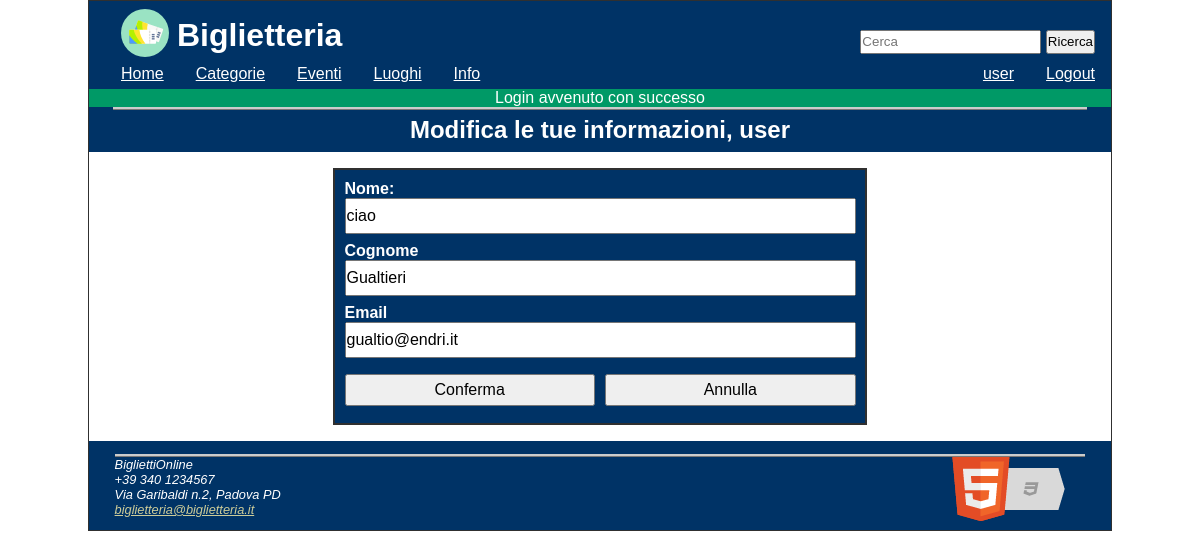
/php/utente_modifica_informazioni.php?id_u=4 (signed in), run on the app's committed database.
### tables this page shows
CREATE TABLE `utenti` (
  `id` int(11) NOT NULL,
  `username` char(50) NOT NULL,
  `luogo_id` int(11) DEFAULT NULL,
  `pass` char(50) NOT NULL,
  `nome` char(50) NOT NULL,
  `cognome` char(50) NOT NULL,
  `email` char(50) NOT NULL,
  `tipo` enum('U','O','A','L') NOT NULL DEFAULT 'U'
);

### php/utente_modifica_informazioni.php (the view, shortened to what this page needs)
<!DOCTYPE html>
<?php
require_once('php/config.php');
require_once('php/printTemplate.php');
?>
<html lang="it" >
<head>
  <?= printHead('Modifica le tue informazioni'); ?>
</head>
<body>
  <header>
    <?= printHeader(); ?>
  </header>
  <nav id="nav" class="Off">
    <?= printNavBar(); ?>
  </nav>
  <?php echo consumeMessage(); ?>
  <div id="corpo" onclick="menuOff()" >
      <?php
      $user=select("SELECT * FROM utenti WHERE id=$id_u")[0];
      ?>
      <div class="title"><h2>Modifica le tue informazioni, <?php echo $user['username']; ?></h2></div>
      <div class="box">
    <form method='POST' action='utente_modifica_informazioni_r.php'>
        <label for="nome">Nome:</label>
        <input tabindex=10 id="nome" type='text' value="<?php echo $user['nome']; ?>" name='nome_u'>
        <label for="cognome">Cognome</label>
        <input tabindex=20 id="cognome" type='text' value="<?php echo $user['cognome']; ?>" name='cognome_u'>
        <label for="email" lang="en">Email</label>
        <input tabindex=30 id="email" type='email' value="<?php echo $user['email']; ?>" name='email_u'>
        <div class="boxInline">
          <input tabindex=40  type='submit' value='Conferma'>
          <input tabindex=50 id="buttonRight" type='reset' value='Annulla'>
        </div>
    </form>
  </div>
  <footer>
    <?= printFooter(); ?>
  </footer>
</body>
</html>

### php/css/screen.css (style rules this page uses)
* { padding: 0; margin: 0; }
header { background-color: #003366; color: #ffffff; width:100%; height: 4em; }
nav { background-color: #003366; color: #ffffff; width:100%; height: 1.5em; }
html, body { max-width: 1024px; margin: auto; font-family: Verdana,Arial,Helvetica,sans-serif; font-size:100%; }
body { border: 1px solid #303030; }
.box { margin: 1em auto 1em auto; width: 50%; min-width: 25em; border: 2px solid #303030; display: block; background-color: #003366; color: #ffffff; padding: 0.6em; }
.box input { width: 99.3%; display: block; height: 2em; margin: auto; margin-bottom: 0.5em; font-size: 16px; }
.box label { font-weight: bold; }
.boxInline { margin-top: 1em; width: 100%; }
.boxInline input { display: inline; width: 49%; }
#buttonRight { float: right; }
.title { background-color: #003366; padding-bottom: 0.5em; }
.title h1, .title h2, .title h3 { color: #ffffff; padding-top: 6px; text-align: center; border-top: 3px ridge #CCCCCC; margin-left: 1em; margin-right: 1em; }
#corpo { background-color: #ffffff; }
footer { background-color: #003366; color: #ffffff; font-size: 0.8em; padding: 1em; }

### php/css/mobile.css (style rules this page uses)
* { padding: 0; margin: 0; }
header { background-color: #003366; color: #ffffff; width:100%; position: fixed; top: 0; height: 4em; min-width: 375px; padding-bottom: 2em; }
nav { background-color: #003366; border : 0.1em solid; border-color: #000000; color: #ffffff; position: fixed; top: 3.5em; padding-bottom: 18em; width: 50%; margin-left: 50%; min-width: 14em; z-index: 10; }
.Off { display: none; }
html, body { max-width: 1024px; min-width: 375px; margin: auto; font-family: Verdana,Arial,Helvetica,sans-serif; font-size:100%; }
body { border: 1px solid #303030; padding-top: 3.9em; }
.box { margin: 1em auto 1em auto; width: 50%; min-width: 20em; border: 2px solid #303030; display: block; background-color: #003366; color: #ffffff; padding: 0.6em; }
.box input { width: 99.3%; display: block; height: 2em; margin: auto; margin-bottom: 0.5em; font-size: 16px; }
.box label { font-weight: bold; }
.boxInline { margin-top: 1em; width: 100%; }
.boxInline input { display: inline; width: 49%; }
#buttonRight { float: right; }
.title { background-color: #003366; padding-top: 0.1em; padding-bottom: 0.5em; margin-top: 2em; }
.title h1, .title h2, .title h3 { color: #ffffff; padding-top: 6px; text-align: center; border-top: 3px ridge #CCCCCC; margin-left: 1em; margin-right: 1em; }
#corpo { background-color: #ffffff; }
footer { background-color: #003366; color: #ffffff; font-size: 0.8em; padding: 1em; }

### php/css/print.css (style rules this page uses)
* { background-color: transparent; color:#000000; }
header, nav, input { display: none }

### data on the page
utenti: username "user", nome_u "ciao", cognome_u "Gualtieri", email_u "gualtio@endri.it"

### other printed values
$_SESSION['user_username'] "user"
$_SESSION['message'] "Login avvenuto con successo"
